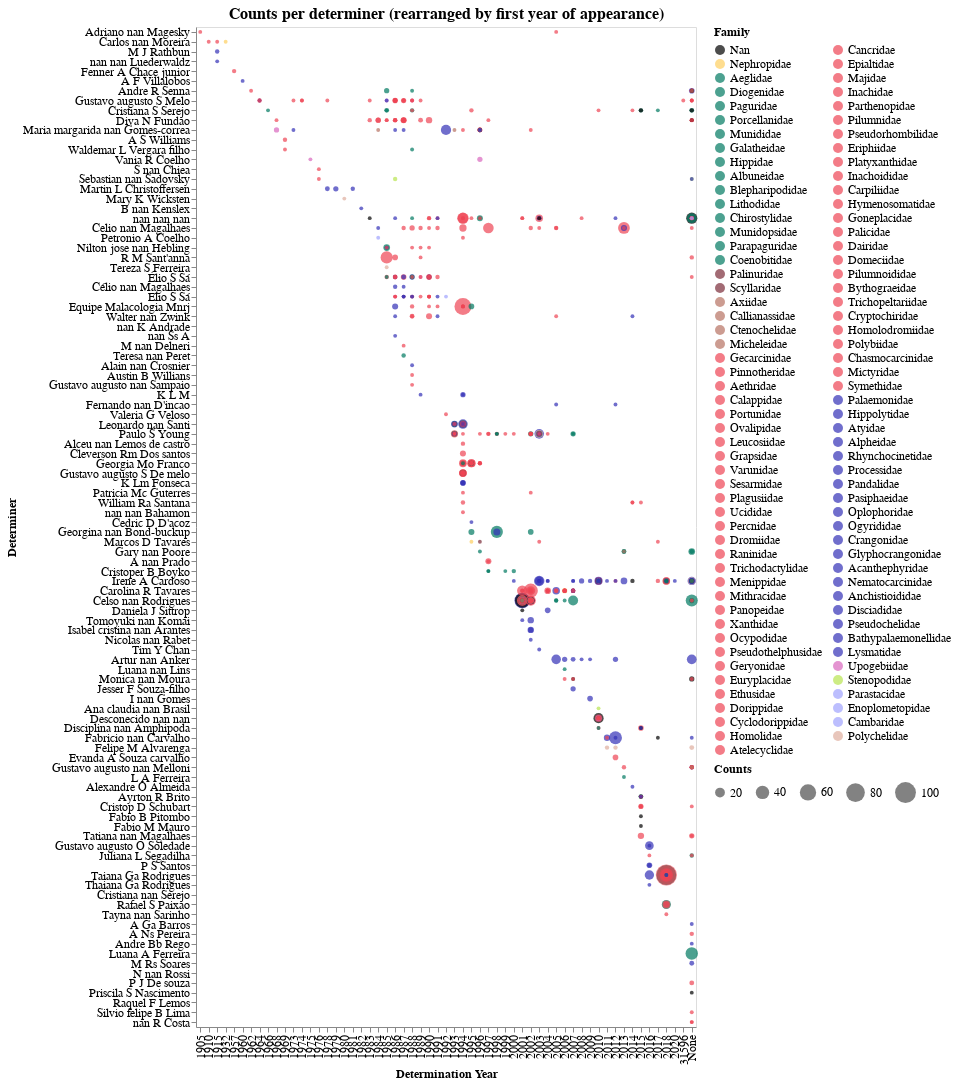

Notebook code for this chart:
### Code cell
select_family = alt.selection_multi(fields=['family'], bind='legend')

# database
db = teste1.sort_values('det_year')

# aux. variables for encoding channels 
x_labels = db['det_year'].unique()
y_labels = sorting
counts = db['counts'].unique()
counts = list(range(min(counts), max(counts),20))
# families = [f for f in cores_familia_naive.keys() if f in db['family'].unique()]
# colors = [cores_familia_naive[k] for k in families]

g = alt.Chart(db, title= 'Counts per determiner (rearranged by first year of appearance)', 
            width=500, height=1000).mark_circle().encode(
    x= alt.X('det_year', type='ordinal', title='Determination Year',
             scale= alt.Scale(domain=x_labels)),
    y= alt.Y('determiner_full_name', type='nominal', title='Determiner', 
            sort=sorting, 
            scale= alt.Scale(domain=y_labels)),
    size= alt.Size('counts', title='Counts',type="quantitative",
                   legend= alt.Legend(orient='right', direction='horizontal'),
                   scale=alt.Scale(domain= counts, range=[15, 100])),  # range ajusta tamanho do circulo
    order= alt.Order('counts', sort='descending'),  # smaller points in front
    color= alt.Color('family:N', title="Family", 
                     scale=alt.Scale(domain=list(cores_familia_naive.keys()), 
                                     range=list(cores_familia_naive.values())),
                     legend= alt.Legend(columns=2, symbolLimit= 102)),
    tooltip= alt.Tooltip(['determiner_full_name', 'det_year', 'counts', 'infraorder', 'family'])
).add_selection(select_family).transform_filter(select_family)

# configuring graphic elements (font, fontSize, etc)
g = g.configure_title(fontSize=16).configure_axis(
    labelFontSize=12,
    titleFontSize=12
).configure_legend(
    labelFontSize=12,
    titleFontSize=12
)

g.save('./graphs/determiner/counts_per_determiner-w-family-rearranged.html')
g

### Figure 1 — Vega-Lite specification as saved in the notebook (floating-point values rounded to 4 significant figures; data arrays with more than 128 entries replaced by an {"elided": "..."} marker saying what was removed)
{"config": {"view": {"continuousWidth": 400, "continuousHeight": 300}, "axis": {"labelFontSize": 12, "titleFontSize": 12}, "legend": {"labelFontSize": 12, "titleFontSize": 12}, "title": {"fontSize": 16}}, "data": {"name": "data-242bc9e1927e8ede71d21d1cb11fe8bd"}, "mark": "circle", "encoding": {"color": {"type": "nominal", "field": "family", "legend": {"columns": 2, "symbolLimit": 102}, "scale": {"domain": ["Nan", "Nephropidae", "Aeglidae", "Diogenidae", "Paguridae", "Porcellanidae", "Munididae", "Galatheidae", "Hippidae", "Albuneidae", "Blepharipodidae", "Lithodidae", "Chirostylidae", "Munidopsidae", "Parapaguridae", "Coenobitidae", "Palinuridae", "Scyllaridae", "Axiidae", "Callianassidae", "Ctenochelidae", "Micheleidae", "Gecarcinidae", "Pinnotheridae", "Aethridae", "Calappidae", "Portunidae", "Ovalipidae", "Leucosiidae", "Grapsidae", "Varunidae", "Sesarmidae", "Plagusiidae", "Ucididae", "Percnidae", "Dromiidae", "Raninidae", "Trichodactylidae", "Menippidae", "Mithracidae", "Panopeidae", "Xanthidae", "Ocypodidae", "Pseudothelphusidae", "Geryonidae", "Euryplacidae", "Ethusidae", "Dorippidae", "Cyclodorippidae", "Homolidae", "Atelecyclidae", "Cancridae", "Epialtidae", "Majidae", "Inachidae", "Parthenopidae", "Pilumnidae", "Pseudorhombilidae", "Eriphiidae", "Platyxanthidae", "Inachoididae", "Carpiliidae", "Hymenosomatidae", "Goneplacidae", "Palicidae", "Dairidae", "Domeciidae", "Pilumnoididae", "Bythograeidae", "Trichopeltariidae", "Cryptochiridae", "Homolodromiidae", "Polybiidae", "Chasmocarcinidae", "Mictyridae", "Symethidae", "Palaemonidae", "Hippolytidae", "Atyidae", "Alpheidae", "Rhynchocinetidae", "Processidae", "Pandalidae", "Pasiphaeidae", "Oplophoridae", "Ogyrididae", "Crangonidae", "Glyphocrangonidae", "Acanthephyridae", "Nematocarcinidae", "Anchistioididae", "Disciadidae", "Pseudochelidae", "Bathypalaemonellidae", "Lysmatidae", "Upogebiidae", "Stenopodidae", "Parastacidae", "Enoplometopidae", "Cambaridae", "Polychelidae"], "range": ["#000000", "#fece5f", "#007961", "#007961", "#007961", "#007961", "#007961", "#007961", "#007961", "#007961", "#007961", "#007961", "#007961", "#007961", "#007961", "#007961", "#7a2c39", "#7a2c39", "#b67262", "#b67262", "#b67262", "#b67262", "#ee4454", "#ee4454", "#ee4454", "#ee4454", "#ee4454", "#ee4454", "#ee4454", "#ee4454", "#ee4454", "#ee4454", "#ee4454", "#ee4454", "#ee4454", "#ee4454", "#ee4454", "#ee4454", "#ee4454", "#ee4454", "#ee4454", "#ee4454", "#ee4454", "#ee4454", "#ee4454", "#ee4454", "#ee4454", "#ee4454", "#ee4454", "#ee4454", "#ee4454", "#ee4454", "#ee4454", "#ee4454", "#ee4454", "#ee4454", "#ee4454", "#ee4454", "#ee4454", "#ee4454", "#ee4454", "#ee4454", "#ee4454", "#ee4454", "#ee4454", "#ee4454", "#ee4454", "#ee4454", "#ee4454", "#ee4454", "#ee4454", "#ee4454", "#ee4454", "#ee4454", "#ee4454", "#ee4454", "#3330b7", "#3330b7", "#3330b7", "#3330b7", "#3330b7", "#3330b7", "#3330b7", "#3330b7", "#3330b7", "#3330b7", "#3330b7", "#3330b7", "#3330b7", "#3330b7", "#3330b7", "#3330b7", "#3330b7", "#3330b7", "#3330b7", "#d867be", "#b8e450", "#a0a3fd", "#a0a3fd", "#a0a3fd", "#deae9e"]}, "title": "Family"}, "order": {"type": "quantitative", "field": "counts", "sort": "descending"}, "size": {"type": "quantitative", "field": "counts", "legend": {"direction": "horizontal", "orient": "right"}, "scale": {"domain": [1, 21, 41, 61, 81, 101], "range": [15, 100]}, "title": "Counts"}, "tooltip": [{"type": "nominal", "field": "determiner_full_name"}, {"type": "nominal", "field": "det_year"}, {"type": "quantitative", "field": "counts"}, {"type": "nominal", "field": "infraorder"}, {"type": "nominal", "field": "family"}], "x": {"type": "ordinal", "field": "det_year", "scale": {"domain": ["1905", "1910", "1915", "1932", "1957", "1960", "1962", "1964", "1966", "1968", "1969", "1973", "1974", "1975", "1976", "1978", "1979", "1980", "1981", "1982", "1983", "1984", "1985", "1986", "1987", "1988", "1989", "1990", "1991", "1992", "1993", "1994", "1995", "1996", "1997", "1998", "1999", "2000", "2001", "2002", "2003", "2004", "2005", "2006", "2007", "2008", "2009", "2010", "2011", "2012", "2013", "2014", "2015", "2016", "2017", "2018", "2020", "31596", "None"]}, "title": "Determination Year"}, "y": {"type": "nominal", "field": "determiner_full_name", "scale": {"domain": ["Adriano nan Magesky", "Carlos nan Moreira", "M J Rathbun", "nan nan Luederwaldz", "Fenner A Chace junior", "A F Villalobos", "Andre R Senna", "Gustavo augusto S Melo", "Cristiana S Serejo", "Diva N Fundao", "Maria margarida nan Gomes-correa", "A S Williams", "Waldemar L Vergara filho", "Vania R Coelho", "S nan Chiea", "Sebastian nan Sadovsky", "Martin L Christoffersen", "Mary K Wicksten", "B nan Kenslex", "nan nan nan", "Celio nan Magalhaes", "Petronio A Coelho", "Nilton jose nan Hebling", "R M Sant'anna", "Tereza S Ferreira", "Élio S Sá", "Célio nan Magalhaes", "Elio S Sá", "Equipe Malacologia Mnrj", "Walter nan Zwink", "nan K Andrade", "nan Ss A", "M nan Delneri", "Teresa nan Peret", "Alain nan Crosnier", "Austin B Willians", "Gustavo augusto nan Sampaio", "K L M", "Fernando nan D'incao", "Valeria G Veloso", "Leonardo nan Santi", "Paulo S Young", "Alceu nan Lemos de castro", "Cleverson Rm Dos santos", "Georgia Mo Franco", "Gustavo augusto S De melo", "K Lm Fonseca", "Patricia Mc Guterres", "William Ra Santana", "nan nan Bahamon", "Cedric D D'acoz", "Georgina nan Bond-buckup", "Marcos D Tavares", "Gary nan Poore", "A nan Prado", "Cristoper B Boyko", "Irene A Cardoso", "Carolina R Tavares", "Celso nan Rodrigues", "Daniela J Sittrop", "Tomoyuki nan Komai", "Isabel cristina nan Arantes", "Nicolas nan Rabet", "Tim Y Chan", "Artur nan Anker", "Luana nan Lins", "Monica nan Moura", "Jesser F Souza-filho", "I nan Gomes", "Ana claudia nan Brasil", "Desconecido nan nan", "Disciplina nan Amphipoda", "Fabricio nan Carvalho", "Felipe M Alvarenga", "Evanda A Souza carvalho", "Gustavo augusto nan Melloni", "L A Ferreira", "Alexandre O Almeida", "Ayrton R Brito", "Cristop D Schubart", "Fabio B Pitombo", "Fabio M Mauro", "Tatiana nan Magalhaes", "Gustavo augusto O Soledade", "Juliana L Segadilha", "P S Santos", "Taiana Ga Rodrigues", "Thaiana Ga Rodrigues", "Cristiana nan Serejo", "Rafael S Paixao", "Tayna nan Sarinho", "A Ga Barros", "A Ns Pereira", "Andre Bb Rego", "Luana A Ferreira", "M Rs Soares", "N nan Rossi", "P J De souza", "Priscila S Nascimento", "Raquel F Lemos", "Silvio felipe B Lima", "nan R Costa"]}, "sort": ["Adriano nan Magesky", "Carlos nan Moreira", "M J Rathbun", "nan nan Luederwaldz", "Fenner A Chace junior", "A F Villalobos", "Andre R Senna", "Gustavo augusto S Melo", "Cristiana S Serejo", "Diva N Fundao", "Maria margarida nan Gomes-correa", "A S Williams", "Waldemar L Vergara filho", "Vania R Coelho", "S nan Chiea", "Sebastian nan Sadovsky", "Martin L Christoffersen", "Mary K Wicksten", "B nan Kenslex", "nan nan nan", "Celio nan Magalhaes", "Petronio A Coelho", "Nilton jose nan Hebling", "R M Sant'anna", "Tereza S Ferreira", "Élio S Sá", "Célio nan Magalhaes", "Elio S Sá", "Equipe Malacologia Mnrj", "Walter nan Zwink", "nan K Andrade", "nan Ss A", "M nan Delneri", "Teresa nan Peret", "Alain nan Crosnier", "Austin B Willians", "Gustavo augusto nan Sampaio", "K L M", "Fernando nan D'incao", "Valeria G Veloso", "Leonardo nan Santi", "Paulo S Young", "Alceu nan Lemos de castro", "Cleverson Rm Dos santos", "Georgia Mo Franco", "Gustavo augusto S De melo", "K Lm Fonseca", "Patricia Mc Guterres", "William Ra Santana", "nan nan Bahamon", "Cedric D D'acoz", "Georgina nan Bond-buckup", "Marcos D Tavares", "Gary nan Poore", "A nan Prado", "Cristoper B Boyko", "Irene A Cardoso", "Carolina R Tavares", "Celso nan Rodrigues", "Daniela J Sittrop", "Tomoyuki nan Komai", "Isabel cristina nan Arantes", "Nicolas nan Rabet", "Tim Y Chan", "Artur nan Anker", "Luana nan Lins", "Monica nan Moura", "Jesser F Souza-filho", "I nan Gomes", "Ana claudia nan Brasil", "Desconecido nan nan", "Disciplina nan Amphipoda", "Fabricio nan Carvalho", "Felipe M Alvarenga", "Evanda A Souza carvalho", "Gustavo augusto nan Melloni", "L A Ferreira", "Alexandre O Almeida", "Ayrton R Brito", "Cristop D Schubart", "Fabio B Pitombo", "Fabio M Mauro", "Tatiana nan Magalhaes", "Gustavo augusto O Soledade", "Juliana L Segadilha", "P S Santos", "Taiana Ga Rodrigues", "Thaiana Ga Rodrigues", "Cristiana nan Serejo", "Rafael S Paixao", "Tayna nan Sarinho", "A Ga Barros", "A Ns Pereira", "Andre Bb Rego", "Luana A Ferreira", "M Rs Soares", "N nan Rossi", "P J De souza", "Priscila S Nascimento", "Raquel F Lemos", "Silvio felipe B Lima", "nan R Costa"], "title": "Determiner"}}, "height": 1000, "selection": {"selector001": {"type": "multi", "fields": ["family"], "bind": "legend"}}, "title": "Counts per determiner (rearranged by first year of appearance)", "transform": [{"filter": {"selection": "selector001"}}], "width": 500, "$schema": "https://vega.github.io/schema/vega-lite/v4.8.1.json", "datasets": {"data-242bc9e1927e8ede71d21d1cb11fe8bd": {"elided": "704 records"}}}
